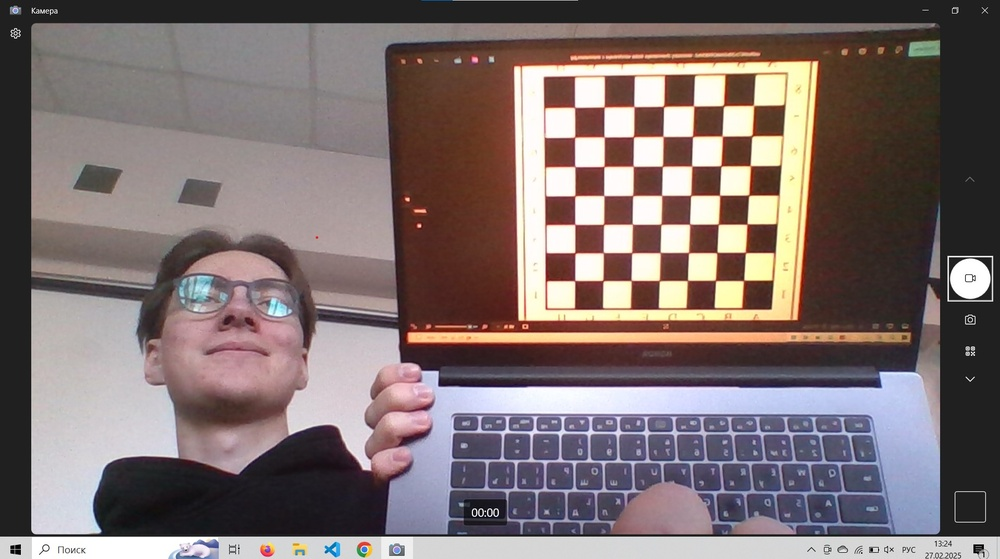
#> input picture SLAM-Algorithms/Lab_8/img/board.jpg, 1000 x 559 px, shrunk from 1920 x 1073 before the run; its folder holds 5 pictures in this run
$ jupyter execute Lab8.ipynb
#> lines starting #> are read from the running program, lines starting #| are printed output that depends on the picture; after the words box and inside, x2 and y2 are one past the last pixel; in counts of white or black regions, pixels touching at a corner belong together
## Camera Calibration

[cell 1]
import numpy as np
import cv2 as cv
import glob
import matplotlib.pyplot as plt

[cell 2]
import os
print(os.getcwd())

[cell 3]
imgs = glob.glob("img/*.jpg")
imgs

[cell 4]
# termination criteria
criteria = (cv.TERM_CRITERIA_EPS + cv.TERM_CRITERIA_MAX_ITER, 30, 0.001)
# prepare object points, like (0,0,0), (1,0,0), (2,0,0) ....,(6,5,0)
objp = np.zeros((6*7,3), np.float32)
objp[:,:2] = np.mgrid[0:7,0:6].T.reshape(-1,2)
# Arrays to store object points and image points from all the images.
objpoints = [] # 3d point in real world space
imgpoints = [] # 2d points in image plane.

imgs = glob.glob("img/*.jpg")

for fname in imgs:
    img = cv.imread(fname)
#> img is the input picture: shape (559, 1000, 3); mean B, G, R 111.1, 111.6, 125.6
    gray = cv.cvtColor(img, cv.COLOR_BGR2GRAY)
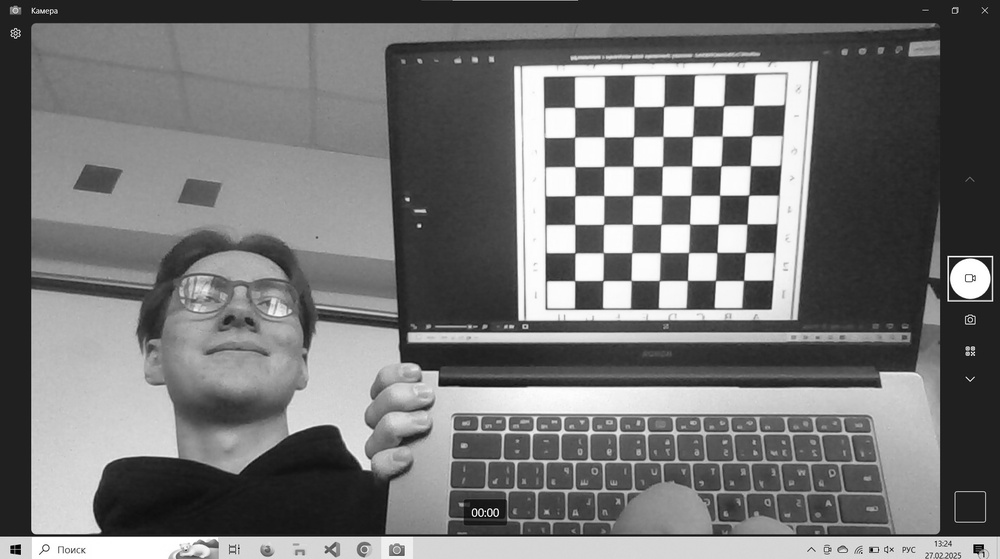
#> gray: shape (559, 1000); min 0, max 255, mean 115.8
    # Find the chess board corners
    ret, corners = cv.findChessboardCorners(gray, (7,6), None)
#> ret = False; corners = None
    # If found, add object points, image points (after refining them)
    if ret == True:
        objpoints.append(objp)
        corners2 = cv.cornerSubPix(gray,corners, (11,11), (-1,-1), criteria)
        imgpoints.append(corners2)
        # Draw and display the corners

        cv.drawChessboardCorners(img, (7,6), corners2, ret)
        plt.title(fname)
        plt.imshow(img, 'gray'),plt.show()
#> pass 2 of the loop `for fname in imgs:`:
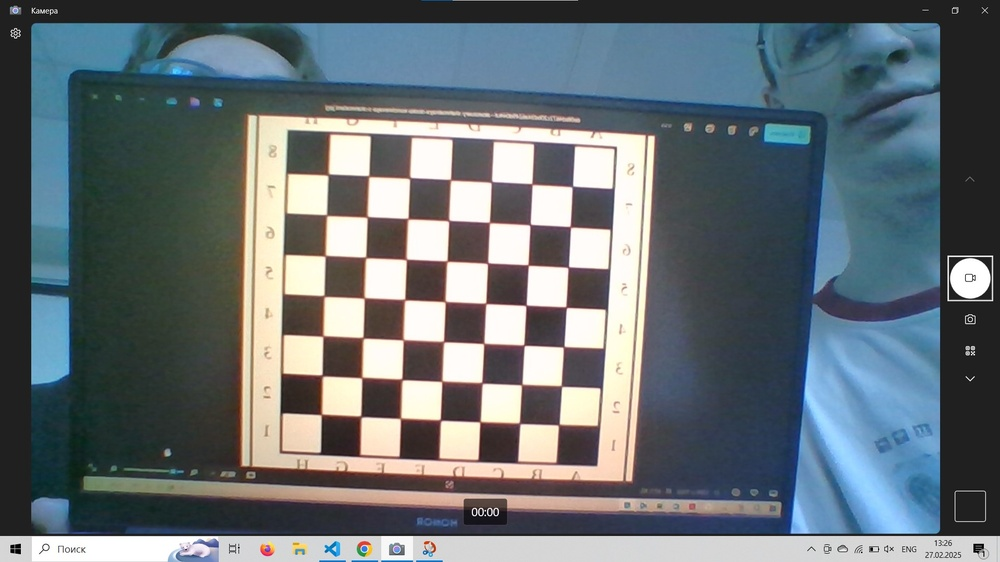
#> input picture SLAM-Algorithms/Lab_8/img/board2.jpg, 1000 x 562 px, shrunk from 1920 x 1080 before the run
#> img is the input picture: shape (562, 1000, 3); mean B, G, R 116.4, 111.4, 101.7
#> `gray = cv.cvtColor(img, cv.COLOR_BGR2GRAY)`:
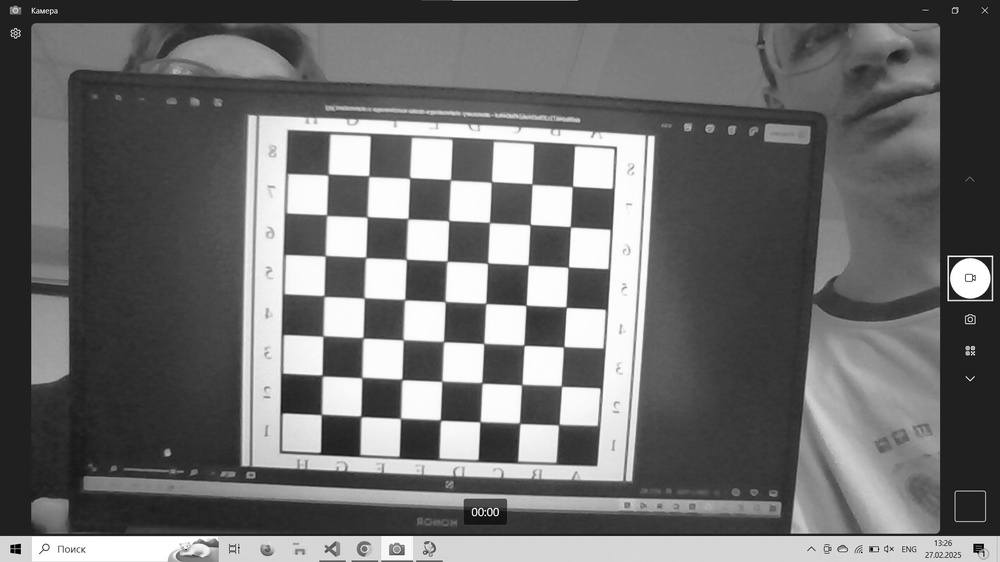
#> gray: shape (562, 1000); min 0, max 255, mean 109.1
#> ret = True; corners = 42 rows, first 8: [531.8, 184], [530.2, 224.6], [528.2, 264.9], [525.8, 305.3], [524.1, 345.2], [521.5, 384.5], [519.6, 423.2], [491.6, 181.7]
#> corners2 = 42 rows, first 8: [532, 184], [530.1, 224.6], [528.2, 265], [526.1, 305.3], [524, 345.2], [521.7, 384.6], [519.6, 423.4], [491.4, 181.9]
#> `cv.drawChessboardCorners(img, (7,6), corners2, ret)`:
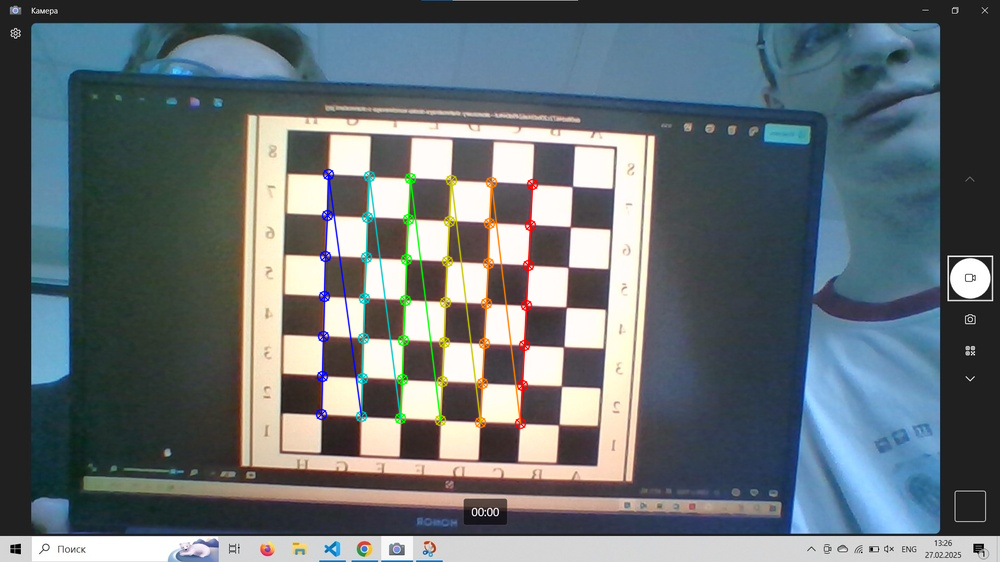
#> img: shape (562, 1000, 3); 2.01% of pixels changed, all inside (x1, y1, x2, y2) = (315, 168, 539, 430)
#> pass 3 of the loop `for fname in imgs:`:
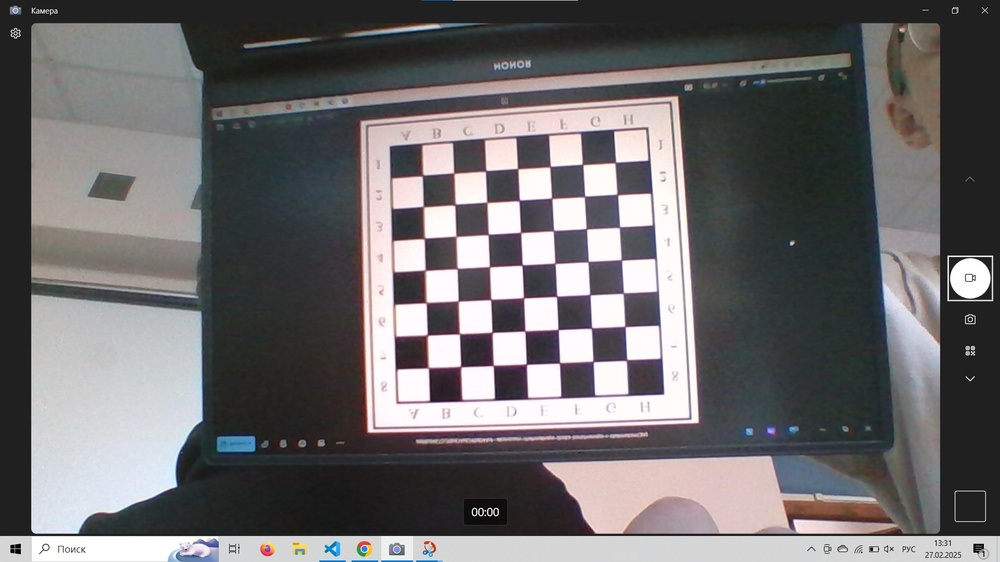
#> input picture SLAM-Algorithms/Lab_8/img/board3.jpg, 1000 x 562 px, shrunk from 1920 x 1080 before the run
#> img is the input picture: shape (562, 1000, 3); mean B, G, R 108.2, 106.7, 108.9
#> `gray = cv.cvtColor(img, cv.COLOR_BGR2GRAY)`:
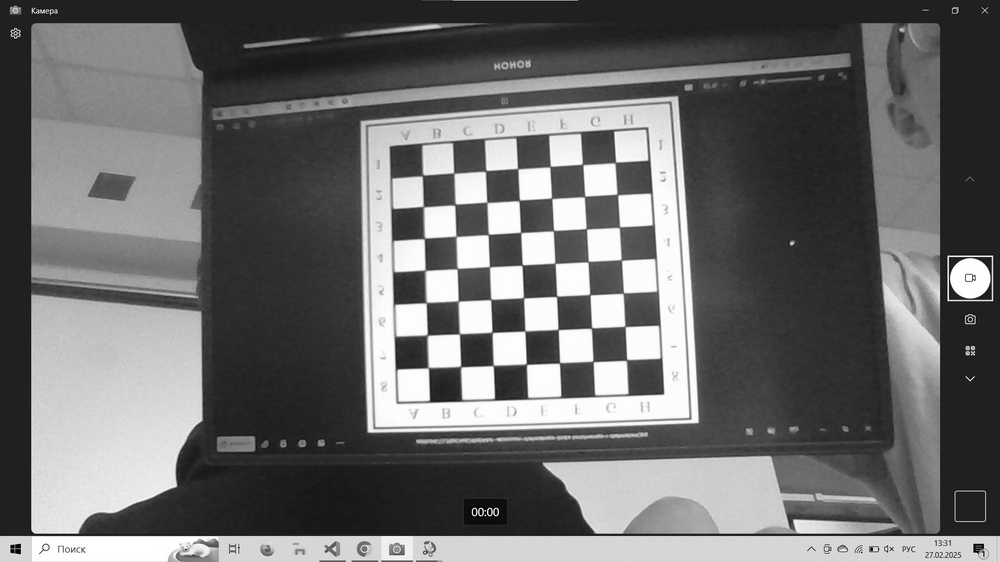
#> gray: shape (562, 1000); min 0, max 255, mean 107.5
#> corners = 42 rows, first 8: [582.6, 164.4], [584.6, 196.4], [586.4, 228.8], [588.2, 261.5], [589.7, 294.5], [591.4, 327.8], [593.2, 361.6], [550.2, 166.4]
#> corners2 = 42 rows, first 8: [582.6, 164.4], [584.5, 196.5], [586.4, 228.8], [588.2, 261.6], [589.8, 294.7], [591.5, 328.1], [593.1, 361.5], [550, 166.6]
#> `cv.drawChessboardCorners(img, (7,6), corners2, ret)`:
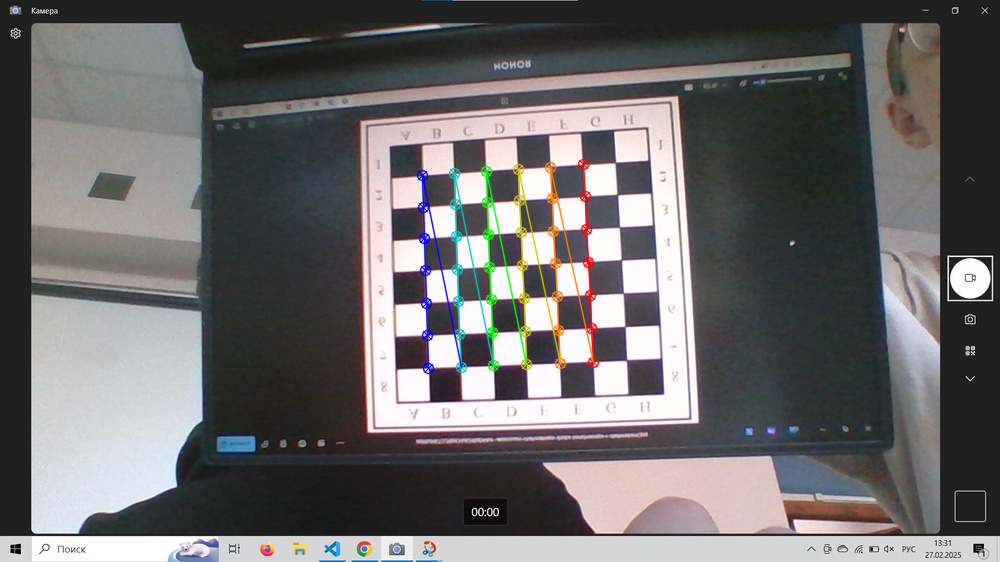
#> img: shape (562, 1000, 3); 1.71% of pixels changed, all inside (x1, y1, x2, y2) = (416, 158, 600, 375)
#> the loop made 5 passes; the first 3 are shown

[cell 5]
ret, mtx, dist, rvecs, tvecs = cv.calibrateCamera(objpoints, imgpoints, gray.shape[::-1], None, None)

[cell 6]
img = cv.imread('img/left08.jpg')
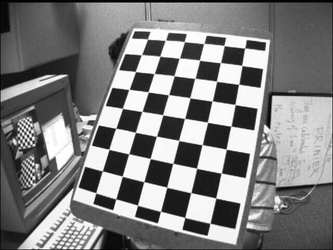
#> input picture SLAM-Algorithms/Lab_8/img/left08.jpg, 333 x 250 px, shrunk from 640 x 480 before the run
#> img is the input picture: shape (250, 333, 3); min 0, max 255, mean 127.3
h,  w = img.shape[:2]
#> h = 250; w = 333
newcameramtx, roi = cv.getOptimalNewCameraMatrix(mtx, dist, (w,h), 1, (w,h))

[cell 7]
# undistort
dst = cv.undistort(img, mtx, dist, None, newcameramtx)
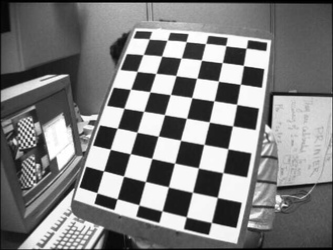
#> dst: shape (250, 333, 3); min 0, max 255, mean 126.6
# crop the image
x, y, w, h = roi
dst = dst[y:y+h, x:x+w]
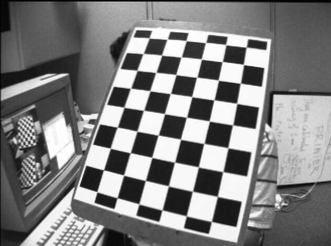
#> dst: shape (246, 331, 3); min 0, max 255, mean 128.1

f = plt.figure()
f.add_subplot(1,2, 1)
plt.imshow(dst)
f.add_subplot(1,2, 2)
plt.imshow(img)
plt.show(block=True)

[cell 8]
# undistort
mapx, mapy = cv.initUndistortRectifyMap(mtx, dist, None, newcameramtx, (w,h), 5)
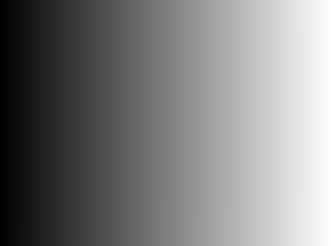
#> mapx: shape (246, 331) float32; min -0.403, max 330.4, mean 163.9; drawn with min black and max white
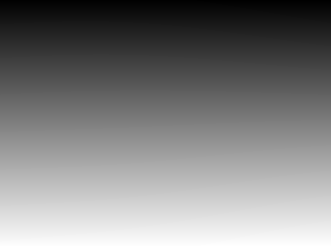
#> mapy: shape (246, 331) float32; min -1.29, max 246.8, mean 122.7; drawn with min black and max white
dst = cv.remap(img, mapx, mapy, cv.INTER_LINEAR)
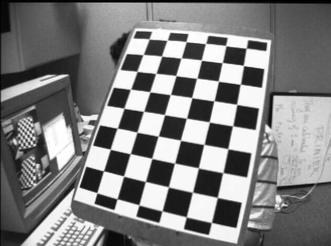
#> dst: shape (246, 331, 3); min 0, max 255, mean 127.7
# crop the image
x, y, w, h = roi
dst = dst[y:y+h, x:x+w]
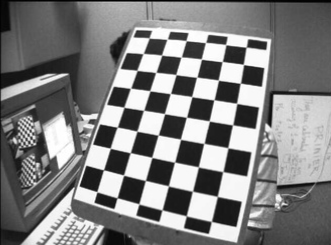
#> dst: shape (245, 331, 3); min 0, max 255, mean 128.2
f = plt.figure()
f.add_subplot(1,2, 1)
plt.imshow(dst)
f.add_subplot(1,2, 2)
plt.imshow(img)
plt.show(block=True)

[cell 9]
mean_error = 0
for i in range(len(objpoints)):
    imgpoints2, _ = cv.projectPoints(objpoints[i], rvecs[i], tvecs[i], mtx, dist)
    error = cv.norm(imgpoints[i], imgpoints2, cv.NORM_L2)/len(imgpoints2)
    mean_error += error
print( "total error: {}".format(mean_error/len(objpoints)) )
